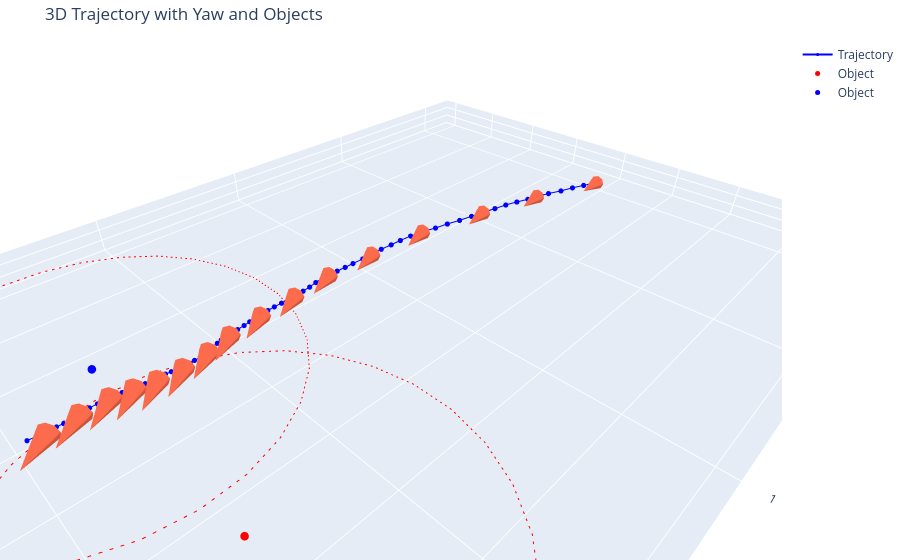

The notebook cell this image was saved under:
### Code cell
plot_trajectory_3d(pos_arr[:, :3], pos_arr[:, 3], plotname='3d', objs=objs, save_html=True)

### Figure 1 — Plotly figure (JSON) as saved in the notebook; plotly's stock layout.template omitted (floating-point values rounded to 4 significant figures)
{"data": [{"line": {"color": "blue"}, "marker": {"size": 3}, "mode": "lines+markers", "name": "Trajectory", "type": "scatter3d", "x": [0.02356, 0.08568, 0.141, 0.1964, 0.2512, 0.2999, 0.3447, 0.3917, 0.4395, 0.4894, 0.5413, 0.593, 0.6437, 0.6911, 0.7375, 0.7828, 0.8304, 0.8727, 0.9111, 0.9505, 0.9865, 1.027, 1.064, 1.094, 1.123, 1.15, 1.176, 1.204, 1.23, 1.255, 1.281, 1.305, 1.329, 1.352, 1.374, 1.394, 1.416, 1.434, 1.453, 1.473, 1.494, 1.51, 1.525, 1.538, 1.551, 1.565, 1.579, 1.594, 1.609, 1.622, 1.636, 1.652, 1.667, 1.68, 1.689, 1.697, 1.708, 1.716, 1.727, 1.739, 1.748, 1.759, 1.768, 1.777, 1.786, 1.798, 1.806, 1.816, 1.831, 1.848, 1.865, 1.876, 1.895, 1.906, 1.92, 1.936, 1.947, 1.961, 1.977], "y": [-0.007435, -0.02512, -0.03774, -0.05013, -0.06593, -0.07831, -0.08713, -0.09954, -0.1104, -0.118, -0.1257, -0.1338, -0.1417, -0.1525, -0.1611, -0.1725, -0.1802, -0.1832, -0.1841, -0.1865, -0.1856, -0.1854, -0.1862, -0.1868, -0.1878, -0.1883, -0.1882, -0.1842, -0.179, -0.176, -0.1747, -0.1732, -0.1725, -0.1727, -0.1719, -0.169, -0.1677, -0.1653, -0.1625, -0.1607, -0.1585, -0.157, -0.1544, -0.1506, -0.1459, -0.1414, -0.1366, -0.1357, -0.1356, -0.1334, -0.1342, -0.1369, -0.1393, -0.1418, -0.141, -0.14, -0.141, -0.1417, -0.1452, -0.1492, -0.1509, -0.1529, -0.1529, -0.1546, -0.1561, -0.1603, -0.1624, -0.1601, -0.1559, -0.1563, -0.1547, -0.1486, -0.1463, -0.1471, -0.1468, -0.1445, -0.1432, -0.1461, -0.145], "z": [1.106, 1.113, 1.125, 1.131, 1.139, 1.143, 1.146, 1.151, 1.155, 1.159, 1.164, 1.168, 1.172, 1.174, 1.173, 1.174, 1.174, 1.175, 1.175, 1.175, 1.175, 1.175, 1.175, 1.175, 1.176, 1.177, 1.178, 1.179, 1.179, 1.179, 1.179, 1.179, 1.179, 1.178, 1.177, 1.177, 1.176, 1.177, 1.176, 1.175, 1.174, 1.174, 1.174, 1.174, 1.173, 1.172, 1.172, 1.171, 1.171, 1.17, 1.169, 1.169, 1.168, 1.166, 1.165, 1.165, 1.165, 1.165, 1.165, 1.165, 1.164, 1.165, 1.164, 1.164, 1.165, 1.165, 1.167, 1.169, 1.17, 1.169, 1.171, 1.172, 1.171, 1.177, 1.18, 1.181, 1.184, 1.188, 1.194]}, {"anchor": "tail", "colorscale": [[0, "rgb(255,245,240)"], [0.125, "rgb(254,224,210)"], [0.25, "rgb(252,187,161)"], [0.375, "rgb(252,146,114)"], [0.5, "rgb(251,106,74)"], [0.625, "rgb(239,59,44)"], [0.75, "rgb(203,24,29)"], [0.875, "rgb(165,15,21)"], [1, "rgb(103,0,13)"]], "name": "Yaw Arrows", "showscale": false, "sizemode": "absolute", "sizeref": 0.1, "type": "cone", "u": [0.1998], "v": [0.008969], "w": [0], "x": [0.02356], "y": [-0.007435], "z": [1.106]}, {"anchor": "tail", "colorscale": [[0, "rgb(255,245,240)"], [0.125, "rgb(254,224,210)"], [0.25, "rgb(252,187,161)"], [0.375, "rgb(252,146,114)"], [0.5, "rgb(251,106,74)"], [0.625, "rgb(239,59,44)"], [0.75, "rgb(203,24,29)"], [0.875, "rgb(165,15,21)"], [1, "rgb(103,0,13)"]], "name": "Yaw Arrows", "showscale": false, "sizemode": "absolute", "sizeref": 0.1, "type": "cone", "u": [0.1987], "v": [0.02285], "w": [0], "x": [0.2999], "y": [-0.07831], "z": [1.143]}, {"anchor": "tail", "colorscale": [[0, "rgb(255,245,240)"], [0.125, "rgb(254,224,210)"], [0.25, "rgb(252,187,161)"], [0.375, "rgb(252,146,114)"], [0.5, "rgb(251,106,74)"], [0.625, "rgb(239,59,44)"], [0.75, "rgb(203,24,29)"], [0.875, "rgb(165,15,21)"], [1, "rgb(103,0,13)"]], "name": "Yaw Arrows", "showscale": false, "sizemode": "absolute", "sizeref": 0.1, "type": "cone", "u": [0.1965], "v": [0.03709], "w": [0], "x": [0.5413], "y": [-0.1257], "z": [1.164]}, {"anchor": "tail", "colorscale": [[0, "rgb(255,245,240)"], [0.125, "rgb(254,224,210)"], [0.25, "rgb(252,187,161)"], [0.375, "rgb(252,146,114)"], [0.5, "rgb(251,106,74)"], [0.625, "rgb(239,59,44)"], [0.75, "rgb(203,24,29)"], [0.875, "rgb(165,15,21)"], [1, "rgb(103,0,13)"]], "name": "Yaw Arrows", "showscale": false, "sizemode": "absolute", "sizeref": 0.1, "type": "cone", "u": [0.1927], "v": [0.0534], "w": [0], "x": [0.7828], "y": [-0.1725], "z": [1.174]}, {"anchor": "tail", "colorscale": [[0, "rgb(255,245,240)"], [0.125, "rgb(254,224,210)"], [0.25, "rgb(252,187,161)"], [0.375, "rgb(252,146,114)"], [0.5, "rgb(251,106,74)"], [0.625, "rgb(239,59,44)"], [0.75, "rgb(203,24,29)"], [0.875, "rgb(165,15,21)"], [1, "rgb(103,0,13)"]], "name": "Yaw Arrows", "showscale": false, "sizemode": "absolute", "sizeref": 0.1, "type": "cone", "u": [0.1883], "v": [0.06748], "w": [0], "x": [0.9865], "y": [-0.1856], "z": [1.175]}, {"anchor": "tail", "colorscale": [[0, "rgb(255,245,240)"], [0.125, "rgb(254,224,210)"], [0.25, "rgb(252,187,161)"], [0.375, "rgb(252,146,114)"], [0.5, "rgb(251,106,74)"], [0.625, "rgb(239,59,44)"], [0.75, "rgb(203,24,29)"], [0.875, "rgb(165,15,21)"], [1, "rgb(103,0,13)"]], "name": "Yaw Arrows", "showscale": false, "sizemode": "absolute", "sizeref": 0.1, "type": "cone", "u": [0.1832], "v": [0.08019], "w": [0], "x": [1.15], "y": [-0.1883], "z": [1.177]}, {"anchor": "tail", "colorscale": [[0, "rgb(255,245,240)"], [0.125, "rgb(254,224,210)"], [0.25, "rgb(252,187,161)"], [0.375, "rgb(252,146,114)"], [0.5, "rgb(251,106,74)"], [0.625, "rgb(239,59,44)"], [0.75, "rgb(203,24,29)"], [0.875, "rgb(165,15,21)"], [1, "rgb(103,0,13)"]], "name": "Yaw Arrows", "showscale": false, "sizemode": "absolute", "sizeref": 0.1, "type": "cone", "u": [0.1768], "v": [0.09341], "w": [0], "x": [1.281], "y": [-0.1747], "z": [1.179]}, {"anchor": "tail", "colorscale": [[0, "rgb(255,245,240)"], [0.125, "rgb(254,224,210)"], [0.25, "rgb(252,187,161)"], [0.375, "rgb(252,146,114)"], [0.5, "rgb(251,106,74)"], [0.625, "rgb(239,59,44)"], [0.75, "rgb(203,24,29)"], [0.875, "rgb(165,15,21)"], [1, "rgb(103,0,13)"]], "name": "Yaw Arrows", "showscale": false, "sizemode": "absolute", "sizeref": 0.1, "type": "cone", "u": [0.1693], "v": [0.1065], "w": [0], "x": [1.394], "y": [-0.169], "z": [1.177]}, {"anchor": "tail", "colorscale": [[0, "rgb(255,245,240)"], [0.125, "rgb(254,224,210)"], [0.25, "rgb(252,187,161)"], [0.375, "rgb(252,146,114)"], [0.5, "rgb(251,106,74)"], [0.625, "rgb(239,59,44)"], [0.75, "rgb(203,24,29)"], [0.875, "rgb(165,15,21)"], [1, "rgb(103,0,13)"]], "name": "Yaw Arrows", "showscale": false, "sizemode": "absolute", "sizeref": 0.1, "type": "cone", "u": [0.1625], "v": [0.1166], "w": [0], "x": [1.494], "y": [-0.1585], "z": [1.174]}, {"anchor": "tail", "colorscale": [[0, "rgb(255,245,240)"], [0.125, "rgb(254,224,210)"], [0.25, "rgb(252,187,161)"], [0.375, "rgb(252,146,114)"], [0.5, "rgb(251,106,74)"], [0.625, "rgb(239,59,44)"], [0.75, "rgb(203,24,29)"], [0.875, "rgb(165,15,21)"], [1, "rgb(103,0,13)"]], "name": "Yaw Arrows", "showscale": false, "sizemode": "absolute", "sizeref": 0.1, "type": "cone", "u": [0.1594], "v": [0.1208], "w": [0], "x": [1.565], "y": [-0.1414], "z": [1.172]}, {"anchor": "tail", "colorscale": [[0, "rgb(255,245,240)"], [0.125, "rgb(254,224,210)"], [0.25, "rgb(252,187,161)"], [0.375, "rgb(252,146,114)"], [0.5, "rgb(251,106,74)"], [0.625, "rgb(239,59,44)"], [0.75, "rgb(203,24,29)"], [0.875, "rgb(165,15,21)"], [1, "rgb(103,0,13)"]], "name": "Yaw Arrows", "showscale": false, "sizemode": "absolute", "sizeref": 0.1, "type": "cone", "u": [0.1547], "v": [0.1268], "w": [0], "x": [1.636], "y": [-0.1342], "z": [1.169]}, {"anchor": "tail", "colorscale": [[0, "rgb(255,245,240)"], [0.125, "rgb(254,224,210)"], [0.25, "rgb(252,187,161)"], [0.375, "rgb(252,146,114)"], [0.5, "rgb(251,106,74)"], [0.625, "rgb(239,59,44)"], [0.75, "rgb(203,24,29)"], [0.875, "rgb(165,15,21)"], [1, "rgb(103,0,13)"]], "name": "Yaw Arrows", "showscale": false, "sizemode": "absolute", "sizeref": 0.1, "type": "cone", "u": [0.151], "v": [0.1312], "w": [0], "x": [1.697], "y": [-0.14], "z": [1.165]}, {"anchor": "tail", "colorscale": [[0, "rgb(255,245,240)"], [0.125, "rgb(254,224,210)"], [0.25, "rgb(252,187,161)"], [0.375, "rgb(252,146,114)"], [0.5, "rgb(251,106,74)"], [0.625, "rgb(239,59,44)"], [0.75, "rgb(203,24,29)"], [0.875, "rgb(165,15,21)"], [1, "rgb(103,0,13)"]], "name": "Yaw Arrows", "showscale": false, "sizemode": "absolute", "sizeref": 0.1, "type": "cone", "u": [0.1512], "v": [0.1309], "w": [0], "x": [1.748], "y": [-0.1509], "z": [1.164]}, {"anchor": "tail", "colorscale": [[0, "rgb(255,245,240)"], [0.125, "rgb(254,224,210)"], [0.25, "rgb(252,187,161)"], [0.375, "rgb(252,146,114)"], [0.5, "rgb(251,106,74)"], [0.625, "rgb(239,59,44)"], [0.75, "rgb(203,24,29)"], [0.875, "rgb(165,15,21)"], [1, "rgb(103,0,13)"]], "name": "Yaw Arrows", "showscale": false, "sizemode": "absolute", "sizeref": 0.1, "type": "cone", "u": [0.1544], "v": [0.1271], "w": [0], "x": [1.798], "y": [-0.1603], "z": [1.165]}, {"anchor": "tail", "colorscale": [[0, "rgb(255,245,240)"], [0.125, "rgb(254,224,210)"], [0.25, "rgb(252,187,161)"], [0.375, "rgb(252,146,114)"], [0.5, "rgb(251,106,74)"], [0.625, "rgb(239,59,44)"], [0.75, "rgb(203,24,29)"], [0.875, "rgb(165,15,21)"], [1, "rgb(103,0,13)"]], "name": "Yaw Arrows", "showscale": false, "sizemode": "absolute", "sizeref": 0.1, "type": "cone", "u": [0.1593], "v": [0.121], "w": [0], "x": [1.865], "y": [-0.1547], "z": [1.171]}, {"anchor": "tail", "colorscale": [[0, "rgb(255,245,240)"], [0.125, "rgb(254,224,210)"], [0.25, "rgb(252,187,161)"], [0.375, "rgb(252,146,114)"], [0.5, "rgb(251,106,74)"], [0.625, "rgb(239,59,44)"], [0.75, "rgb(203,24,29)"], [0.875, "rgb(165,15,21)"], [1, "rgb(103,0,13)"]], "name": "Yaw Arrows", "showscale": false, "sizemode": "absolute", "sizeref": 0.1, "type": "cone", "u": [0.1579], "v": [0.1228], "w": [0], "x": [1.936], "y": [-0.1445], "z": [1.181]}, {"marker": {"color": "red", "size": 5, "symbol": "circle"}, "mode": "markers", "name": "Object", "type": "scatter3d", "x": [1.784], "y": [0.3], "z": [1.1]}, {"line": {"color": "red", "dash": "dot"}, "mode": "lines", "showlegend": false, "type": "scatter3d", "x": [2.284, 2.273, 2.238, 2.182, 2.108, 2.019, 1.918, 1.811, 1.703, 1.599, 1.504, 1.421, 1.356, 1.311, 1.287, 1.287, 1.311, 1.356, 1.421, 1.504, 1.599, 1.703, 1.811, 1.918, 2.019, 2.108, 2.182, 2.238, 2.273, 2.284], "y": [0.3, 0.4075, 0.5099, 0.6026, 0.6811, 0.7418, 0.7818, 0.7993, 0.7934, 0.7645, 0.7138, 0.6438, 0.5578, 0.4597, 0.3541, 0.2459, 0.1403, 0.04222, -0.04385, -0.1138, -0.1645, -0.1934, -0.1993, -0.1818, -0.1418, -0.08108, -0.002587, 0.09006, 0.1925, 0.3], "z": [1.1, 1.1, 1.1, 1.1, 1.1, 1.1, 1.1, 1.1, 1.1, 1.1, 1.1, 1.1, 1.1, 1.1, 1.1, 1.1, 1.1, 1.1, 1.1, 1.1, 1.1, 1.1, 1.1, 1.1, 1.1, 1.1, 1.1, 1.1, 1.1, 1.1]}, {"marker": {"color": "blue", "size": 5, "symbol": "circle"}, "mode": "markers", "name": "Object", "type": "scatter3d", "x": [1.784], "y": [-0.3], "z": [1.1]}, {"line": {"color": "red", "dash": "dot"}, "mode": "lines", "showlegend": false, "type": "scatter3d", "x": [2.284, 2.273, 2.238, 2.182, 2.108, 2.019, 1.918, 1.811, 1.703, 1.599, 1.504, 1.421, 1.356, 1.311, 1.287, 1.287, 1.311, 1.356, 1.421, 1.504, 1.599, 1.703, 1.811, 1.918, 2.019, 2.108, 2.182, 2.238, 2.273, 2.284], "y": [-0.3, -0.1925, -0.09006, 0.002587, 0.08108, 0.1418, 0.1818, 0.1993, 0.1934, 0.1645, 0.1138, 0.04385, -0.04222, -0.1403, -0.2459, -0.3541, -0.4597, -0.5578, -0.6438, -0.7138, -0.7645, -0.7934, -0.7993, -0.7818, -0.7418, -0.6811, -0.6026, -0.5099, -0.4075, -0.3], "z": [1.1, 1.1, 1.1, 1.1, 1.1, 1.1, 1.1, 1.1, 1.1, 1.1, 1.1, 1.1, 1.1, 1.1, 1.1, 1.1, 1.1, 1.1, 1.1, 1.1, 1.1, 1.1, 1.1, 1.1, 1.1, 1.1, 1.1, 1.1, 1.1, 1.1]}], "layout": {"margin": {"b": 0, "l": 0, "r": 0, "t": 40}, "scene": {"aspectmode": "data", "xaxis": {"title": {"text": "X"}}, "yaxis": {"title": {"text": "Y"}}, "zaxis": {"title": {"text": "Z"}}}, "showlegend": true, "title": {"text": "3D Trajectory with Yaw and Objects"}}}
